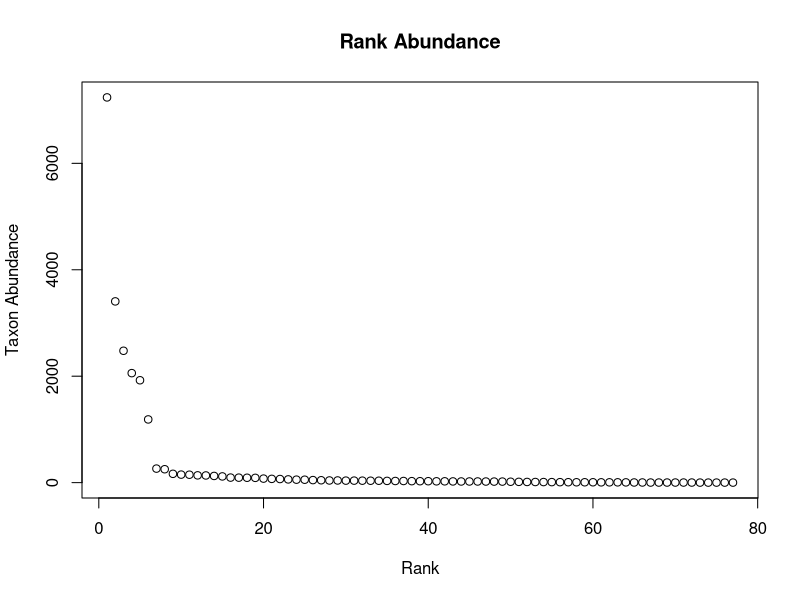

R code for this plot:
## ---- chunk 1
covariates <- read.table("FWS_covariates.txt", header=TRUE, sep="\t", as.is=TRUE)
abundances <- read.table("FWS_OTUs.txt", header=TRUE, row.names = 1, sep="\t", as.is=TRUE)
## ---- chunk 2
myRankAbund <- sort(abundances[abundances[,1]>0,1], decreasing=TRUE)
head(myRankAbund)
## ---- chunk 3
plot(myRankAbund, main="Rank Abundance", xlab="Rank", ylab="Taxon Abundance")
